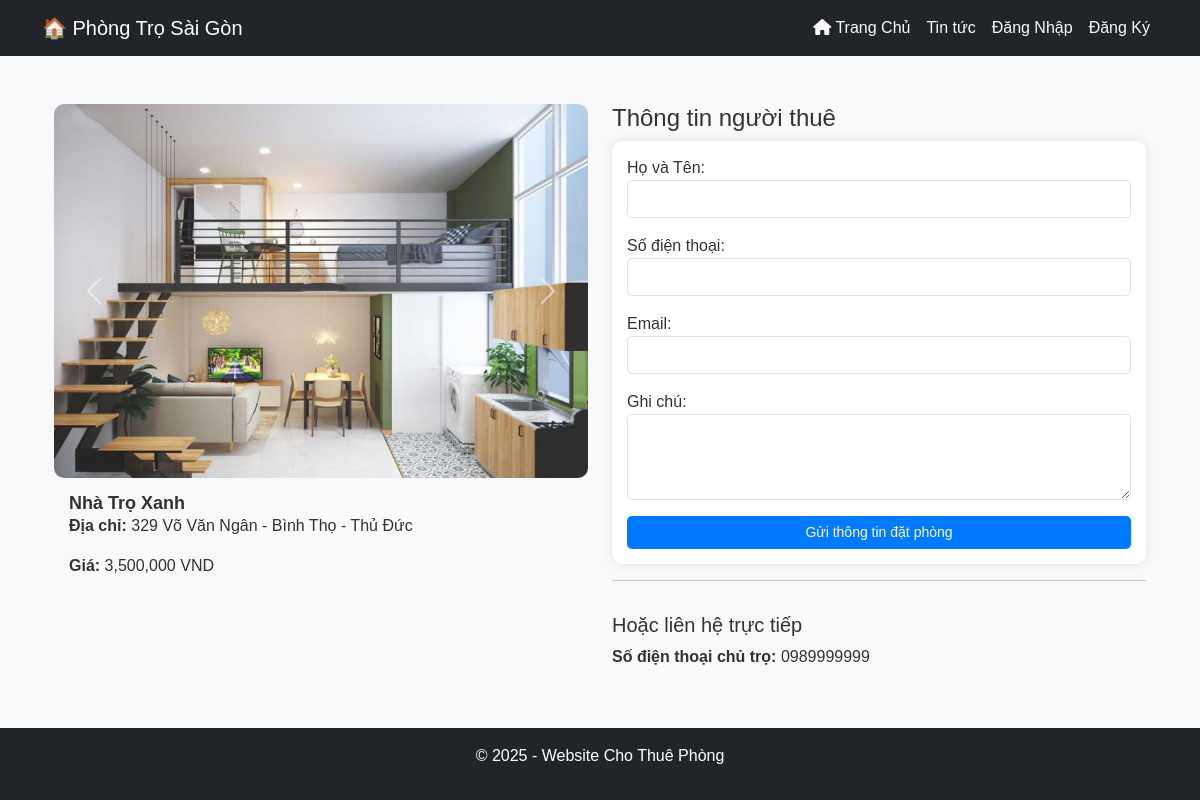
Screenshot of /user/booking.php?id=31 with the database file from the repository.
### tables this page shows
CREATE TABLE `rooms` (
  `id` int(11) NOT NULL,
  `owner_id` int(11) NOT NULL,
  `title` varchar(255) NOT NULL,
  `description` text DEFAULT NULL,
  `price` decimal(10,2) NOT NULL,
  `location` varchar(255) NOT NULL,
  `status` enum('pending','approved','rejected','waiting_for_payment') DEFAULT 'pending',
  `created_at` timestamp NOT NULL DEFAULT current_timestamp(),
  `image` varchar(225) DEFAULT NULL,
  `discount_price` decimal(10,2) DEFAULT NULL,
  `district` varchar(50) NOT NULL,
  `ward` varchar(50) NOT NULL,
  `latitude` double NOT NULL,
  `longitude` double NOT NULL,
  `payment_proof` varchar(255) DEFAULT NULL
);

CREATE TABLE `users` (
  `id` int(11) NOT NULL,
  `name` varchar(100) NOT NULL,
  `email` varchar(100) NOT NULL,
  `password` varchar(255) NOT NULL,
  `phone` varchar(15) DEFAULT NULL,
  `created_at` timestamp NOT NULL DEFAULT current_timestamp(),
  `role` enum('admin','owner','user') NOT NULL DEFAULT 'user'
);

### user/booking.php (the view, shortened to what this page needs)
<?php
include '../config/db_connect.php';
include '../partials/header.php';
$room_id = intval($_GET['id']);
$sql = "SELECT r.*, u.email AS owner_email, u.phone AS owner_phone
        FROM rooms r
        LEFT JOIN users u ON r.owner_id = u.id
        WHERE r.id = ?";
$stmt = $conn->prepare($sql);
$stmt->bind_param("i", $room_id);
$stmt->execute();
$result = $stmt->get_result();
$room = $result->fetch_assoc();
$sql_images = "SELECT image FROM room_images WHERE room_id = ?";
$stmt_images = $conn->prepare($sql_images);
$stmt_images->bind_param("i", $room_id);
$stmt_images->execute();
$result_images = $stmt_images->get_result();
$images = [];
while ($img = $result_images->fetch_assoc()) {
    $images[] = (strpos($img['image'], '/ckfinder/') === 0)
        ? 'http://localhost' . $img['image']
        : '../assets/images/' . $img['image'];
}
?>
<div class="container mt-4">
    <div class="row">
        <div class="col-md-6">
            <?php if (count($images) > 0): ?>
                <div id="carouselImages" class="carousel slide" data-bs-ride="carousel">
                    <div class="carousel-inner">
                        <?php foreach ($images as $index => $imgPath): ?>
                            <div class="carousel-item <?= $index === 0 ? 'active' : '' ?>">
                                <img src="<?= htmlspecialchars($imgPath) ?>" class="d-block w-100" style="max-height: 400px; object-fit: cover;">
                            </div>
                        <?php endforeach; ?>
                    </div>
                    <button class="carousel-control-prev" type="button" data-bs-target="#carouselImages" data-bs-slide="prev">
                        <span class="carousel-control-prev-icon"></span>
                    </button>
                    <button class="carousel-control-next" type="button" data-bs-target="#carouselImages" data-bs-slide="next">
                        <span class="carousel-control-next-icon"></span>
                    </button>
                </div>
            <?php else: ?>
                <img src="../assets/images/default.jpg" class="img-fluid" alt="No image">
            <?php endif; ?>
            <div class="card-body">
                    <h5 class="card-title"><?= htmlspecialchars($room['title']) ?></h5>
                    <p><strong>Địa chỉ:</strong> <?= htmlspecialchars($room['location']) ?></p>
                    <p><strong>Giá:</strong> <?= number_format($room['price']) ?> VND</p>
                </div>
        </div>
        <div class="col-md-6">
            <h4>Thông tin người thuê</h4>
            <form method="POST" action="process_booking.php">
                <div class="mb-3">
                    <label>Họ và Tên:</label>
                    <input type="text" name="name" class="form-control" required>
                </div>
                <div class="mb-3">
                    <label>Số điện thoại:</label>
                    <input type="text" name="phone" class="form-control" required>
                </div>
                <div class="mb-3">
                    <label>Email:</label>
                    <input type="email" name="email" class="form-control" required>
                </div>
                <div class="mb-3">
                    <label>Ghi chú:</label>
                    <textarea name="message" class="form-control" rows="3"></textarea>
                </div>
                <button type="submit" class="btn btn-success">Gửi thông tin đặt phòng</button>
            </form>
            <hr>
            <h5>Hoặc liên hệ trực tiếp</h5>
            <p><strong>Số điện thoại chủ trọ:</strong> <?= htmlspecialchars($room['owner_phone']) ?></p>
        </div>
    </div>
</div>
<?php include '../partials/footer.php'; ?>

### assets/css/style.css (style rules this page uses)
html, body { height: 100%; display: flex; flex-direction: column; }
.container { flex: 1; }
body { background: #ffffff; font-family: 'Poppins', sans-serif; color: #333; }
body { font-family: 'Poppins', sans-serif; background-color: #f8f9fa; }
.carousel-inner img { max-height: 450px; object-fit: cover; border-radius: 10px; }
.container form { background: #fff; padding: 15px; border-radius: 10px; box-shadow: 0px 0px 10px rgba(0, 0, 0, 0.1); }
.container form .form-control, .container form select { border-radius: 5px; }
.container form button { width: 100%; border-radius: 5px; background: #007bff; border: none; transition: 0.3s; }
.card-body { padding: 15px; }
.card-title { font-size: 18px; font-weight: bold; color: #333; }
.btn { font-size: 14px; border-radius: 5px; transition: 0.3s; }
.btn-success { background: #28a745; border: none; }
hr { padding: 8px; }

### rows the page displays
rooms: title "Nhà Trọ Xanh", location "329 Võ Văn Ngân - Bình Thọ - Thủ Đức", price "3,500,000", owner.phone "0989999999"
